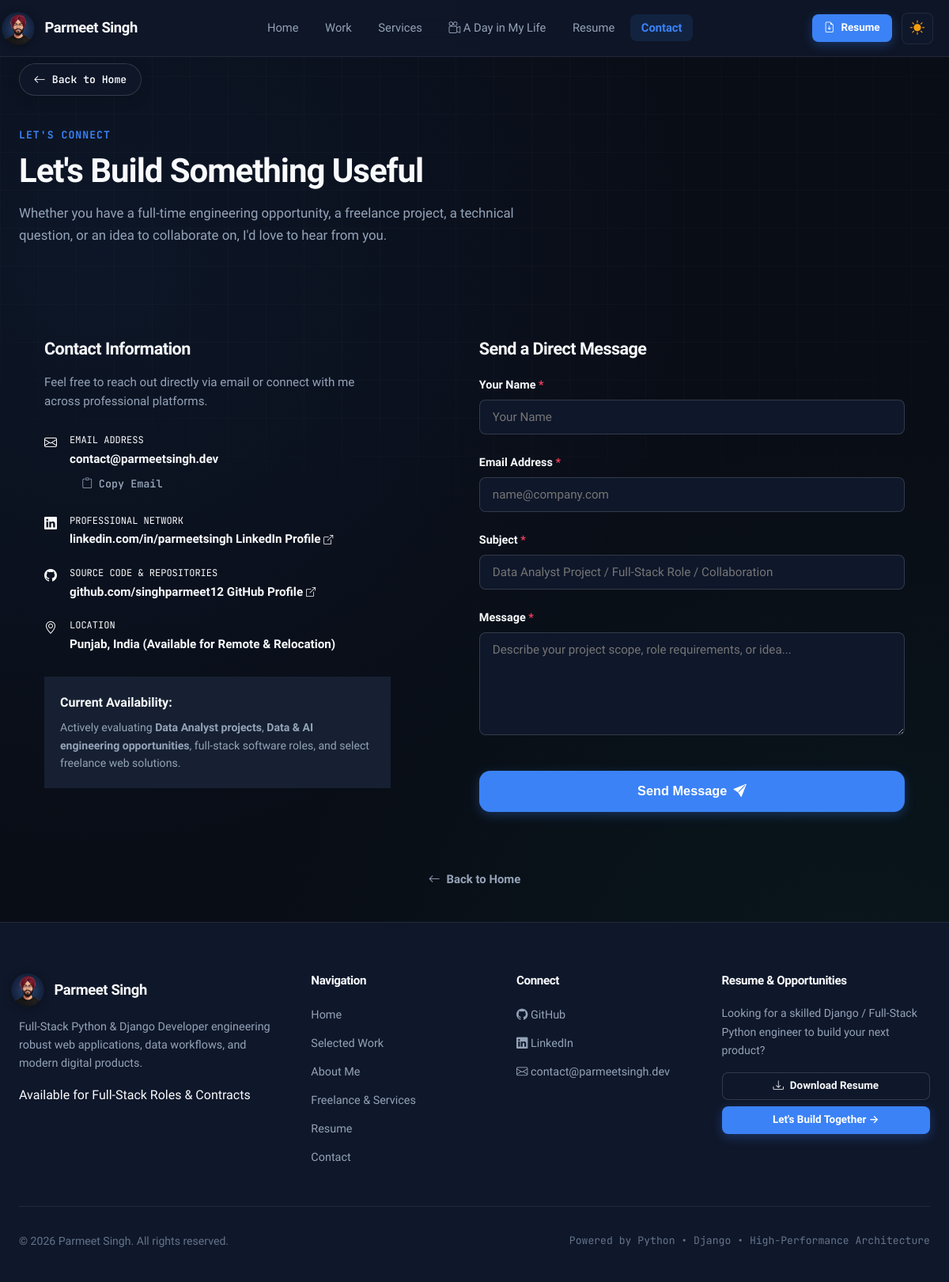
The app's page /contact/, older data.
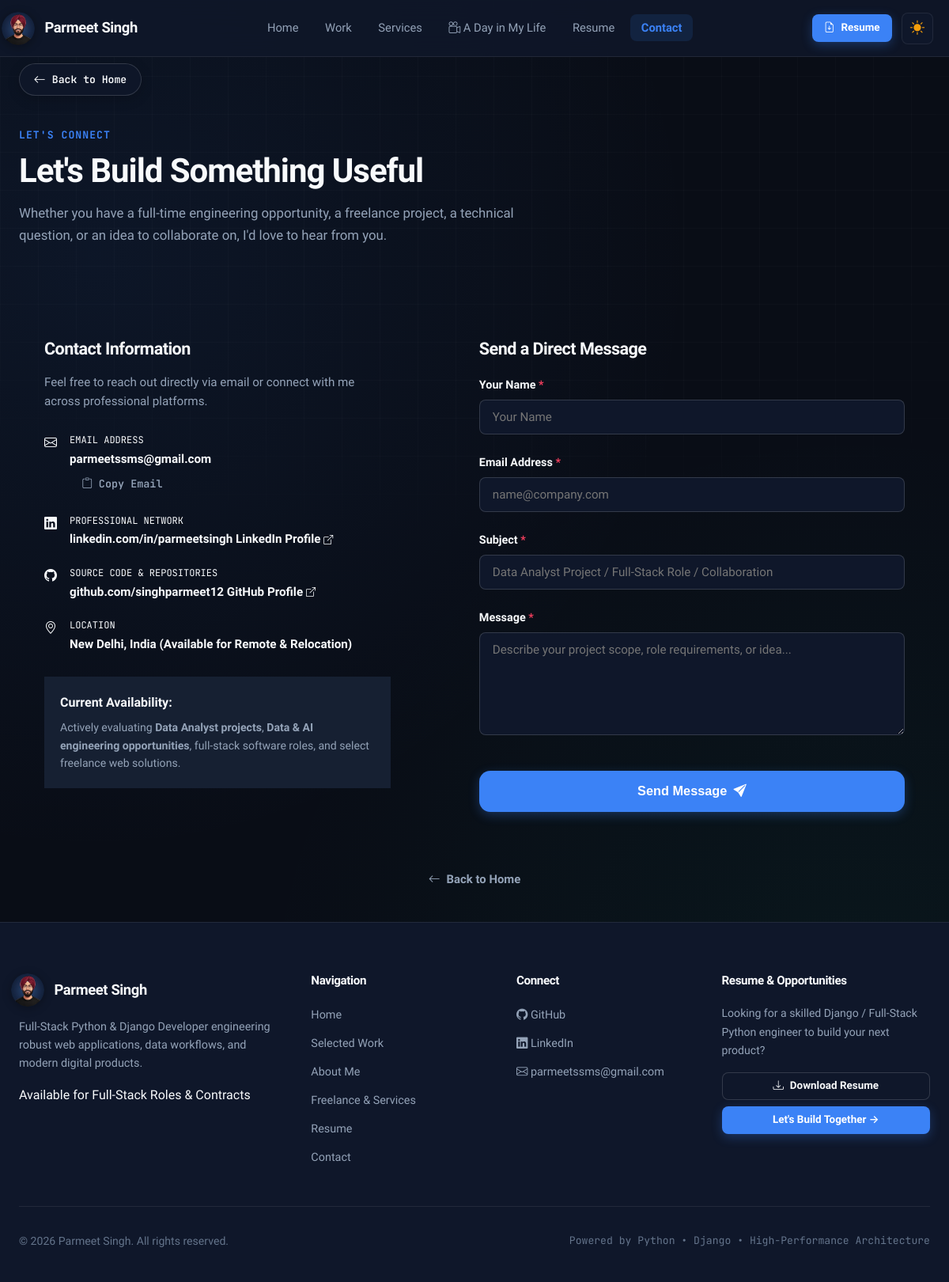
The same page, newer data.
### portfolio/models.py (models this page shows, shortened)
class Profile(models.Model):
    name = models.CharField(max_length=100, default="Parmeet Singh")
    headline = models.CharField(
        max_length=255,
        default="Building digital products, working with data, and exploring what's next."
    )
    subheadline = models.TextField(
        default="I'm a Computer Science graduate specializing in AI & Data Science, building web applications, exploring data-driven solutions, and working on digital projects for businesses."
    )
    bio_short = models.TextField(
        default="Parmeet is a Computer Science graduate with a background in AI & Data Science who enjoys building practical software and experimenting across different areas of technology. He is currently exploring the intersection of Software Development, Data, and Digital Products."
    )
    bio_full = models.TextField(
        blank=True,
        default="I am an early-career technologist passionate about software engineering, data analytics, and digital product creation. My background in Computer Science with specialization in AI & Data Science has equipped me with strong problem-solving fundamentals, modern full-stack development skills (Python, Django, JavaScript), and data exploration capabilities. Rather than claiming senior expertise in everything, I focus on hands-on execution: understanding real-world user needs, writing clean code, analyzing information thoughtfully, and delivering functional digital experiences."
    )
    email = models.EmailField(default="contact@parmeetsingh.dev")
    location = models.CharField(max_length=100, default="Punjab, India")
    github_url = models.URLField(default="https://github.com/singhparmeet12")
    linkedin_url = models.URLField(default="https://linkedin.com/in/parmeetsingh")
    is_available_for_work = models.BooleanField(default=True)
    avatar = models.ImageField(upload_to="profile/", blank=True, null=True)
    class Meta:
        verbose_name = "Site Profile"
        verbose_name_plural = "Site Profile"

### portfolio/views.py (the view)
# urls.py: path('contact/', views.contact_view, name='contact'),
def contact_view(request):
    if request.method == 'POST':
        form = ContactForm(request.POST)
        if form.is_valid():
            contact_msg = form.save(commit=False)
            x_forwarded_for = request.META.get('HTTP_X_FORWARDED_FOR')
            if x_forwarded_for:
                contact_msg.ip_address = x_forwarded_for.split(',')[0].strip()
            else:
                contact_msg.ip_address = request.META.get('REMOTE_ADDR')
            contact_msg.save()
            recipient_email = "parmeetssms@gmail.com"
            email_subject = f"[Portfolio Contact] {contact_msg.subject} — from {contact_msg.name}"
            email_body = f"""Hello Parmeet,

You have received a new direct message through your portfolio website contact form!

--------------------------------------------------
Sender Details:
--------------------------------------------------
Name:    {contact_msg.name}
Email:   {contact_msg.email}
Subject: {contact_msg.subject}
IP:      {contact_msg.ip_address or 'Unknown'}
Time:    {contact_msg.created_at.strftime('%Y-%m-%d %H:%M:%S UTC') if contact_msg.created_at else 'Just now'}

--------------------------------------------------
Message:
--------------------------------------------------
{contact_msg.message}

--------------------------------------------------
You can reply directly to {contact_msg.name} at: {contact_msg.email}
"""
            try:
                import urllib.request
                import json
                formsubmit_data = json.dumps({
                    'name': contact_msg.name,
                    'email': contact_msg.email,
                    '_replyto': contact_msg.email,
                    'subject': f"Portfolio Contact: {contact_msg.subject}",
                    'message': contact_msg.message,
                    '_template': 'table',
                    '_captcha': 'false'
                }).encode('utf-8')
                req = urllib.request.Request(
                    'https://formsubmit.co/ajax/parmeetssms@gmail.com',
                    data=formsubmit_data,
                    headers={
                        'Content-Type': 'application/json',
                        'Accept': 'application/json',
                        'Referer': request.build_absolute_uri(),
                        'Origin': request.build_absolute_uri('/'),
                        'User-Agent': 'Mozilla/5.0 (Windows NT 10.0; Win64; x64) AppleWebKit/537.36 (KHTML, like Gecko) Chrome/122.0.0.0 Safari/537.36'
                    }
                )
                with urllib.request.urlopen(req, timeout=10) as resp:
                    resp_body = resp.read().decode('utf-8')
            except Exception as forward_err:
                pass
            try:
                from django.core.mail import send_mail
                from django.conf import settings
                from_email = getattr(settings, 'DEFAULT_FROM_EMAIL', 'webmaster@localhost')
                send_mail(
                    subject=email_subject,
                    message=email_body,
                    from_email=from_email,
                    recipient_list=[recipient_email],
                    fail_silently=True,
                )
            except Exception:
                pass
            messages.success(
                request,
                f"Thank you, {contact_msg.name}! Your message has been sent successfully. I have received your note and will contact you directly at {contact_msg.email} shortly."
            )
            return redirect('portfolio:contact')
        else:
            messages.error(request, "Please ensure all fields are filled out correctly with a valid email address.")
    else:
        form = ContactForm()
    context = {
        'form': form,
        'active_page': 'contact',
    }
    return render(request, 'portfolio/contact.html', context)

### portfolio/context_processors.py (called while the page is built, shortened)
def portfolio_globals(request):
    profile = None
    active_resume = None
    categories = []
    featured_services = []
    try:
        profile = Profile.objects.first()
    except Exception:
        profile = None
    try:
        active_resume = Resume.objects.filter(is_active=True).first()
    except Exception:
        active_resume = None
    try:
        categories = list(ProjectCategory.objects.all())
    except Exception:
        categories = []
    try:
        featured_services = list(Service.objects.all()[:5])
    except Exception:
        featured_services = []
    return {
        'site_profile': profile,
        'active_resume': active_resume,
        'global_categories': categories,
        'global_services': featured_services,
        'current_year': timezone.now().year,
        'enable_lab': getattr(settings, 'ENABLE_LAB', True),
    }

### templates/portfolio/contact.html (shortened to what the changed rows need)
{% extends 'base.html' %}
{% load static %}
{% block content %}
<div class="site-container">
  <section class="section-padding" style="padding-top: 1rem; padding-bottom: 2.5rem;" aria-label="Contact Header">
    <div class="section-header" style="max-width: 700px;">
      <h1 class="section-title">Let's Build Something Useful</h1>
    </div>
  </section>
  <section class="section-padding-sm" style="padding-top: 0;" aria-label="Contact Form & Info">
    <div class="contact-grid">
      <div class="modern-card" style="padding: 2rem;">
        <h2 style="font-size: 1.35rem; color: var(--text-primary); margin-bottom: 1rem;">Contact Information</h2>
        <div class="contact-methods-list">
          <div class="contact-method-card">
            <div class="contact-method-content">
              <span class="font-mono text-muted contact-method-label">
                Email Address
              </span>
              <a href="mailto:{{ site_profile.email }}" class="contact-method-link contact-email-link">
                {{ site_profile.email }}
              </a>
              <div class="pt-1">
                <button
                  type="button"
                  class="btn-modern btn-subtle btn-sm p-0 font-mono btn-copy-email"
                  data-copy-email="{{ site_profile.email }}"
                  title="Copy email to clipboard">
                </button>
              </div>
            </div>
          </div>
          <div class="contact-method-card">
            <div class="contact-method-content">
              <span class="font-mono text-muted contact-method-label">
                Location
              </span>
              <span class="contact-method-text">
                {{ site_profile.location }} <span class="text-muted d-none d-sm-inline">(Available for Remote &amp; Relocation)</span>
              </span>
            </div>
          </div>
        </div>
      </div>
      <div class="modern-card" style="padding: 2rem;">
        <h2 style="font-size: 1.35rem; color: var(--text-primary); margin-bottom: 1.25rem;">Send a Direct Message</h2>
      </div>
    </div>
  </section>
</div>
{% endblock %}

### templates/base.html (shortened to what the changed rows need)
{% load static %}
<!DOCTYPE html>
<html lang="en" data-theme="light">
<head>
  <link rel="stylesheet" href="https://cdn.jsdelivr.net/npm/bootstrap-icons@1.11.3/font/bootstrap-icons.min.css">
  <link rel="stylesheet" href="{% static 'css/style.css' %}?v=20260902_0053">
</head>
<body>
  <div class="app-wrapper">
    <header>
      <nav class="site-navbar" aria-label="Main Navigation">
        <div class="site-container nav-inner">
          <a href="{% url 'portfolio:home' %}" class="brand-logo" title="Parmeet Singh - Home">
            <div class="brand-icon">
              <img src="{% static 'img/avatar_logo.png' %}?v=2" alt="Parmeet Singh" class="brand-avatar-img" width="42" height="42">
            </div>
            <span>{{ site_profile.name|default:"Parmeet Singh" }}</span>
          </a>
        </div>
      </nav>
    </header>
    <main class="main-content" id="mainContent">
      {% block content %}{% endblock %}
    </main>
    <footer class="site-footer">
      <div class="site-container">
        <div class="footer-grid">
          <div class="footer-col">
            <a href="{% url 'portfolio:home' %}" class="brand-logo mb-3" style="display: inline-flex; margin-bottom: 0.85rem;">
              <div class="brand-icon">
                <img src="{% static 'img/avatar_logo.png' %}?v=2" alt="Parmeet Singh" class="brand-avatar-img" width="42" height="42">
              </div>
              <span>{{ site_profile.name|default:"Parmeet Singh" }}</span>
            </a>
          </div>
          <div class="footer-col">
            <ul class="footer-links">
              <li>
                <a href="mailto:{{ site_profile.email }}">
                  <i class="bi bi-envelope me-1"></i> {{ site_profile.email }}
                </a>
              </li>
            </ul>
          </div>
        </div>
      </div>
    </footer>
  </div>
</body>
</html>

Row changes from the older to the newer data that the page shows:
changed Profile "Parmeet Singh": email "contact@parmeetsingh.dev" → "parmeetssms@gmail.com"; location "Punjab, India" → "New Delhi, India"
